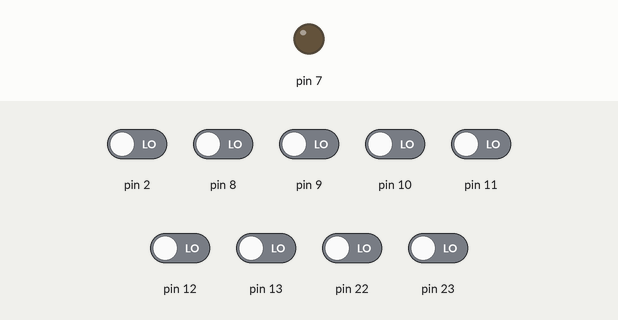
Recording of a sketch running on a simulated Arduino Uno, built with avr-gcc and run on an emulated ATmega328P. On the bench: output pins drawn as LEDs (lit = HIGH). The inputs (shaded band) are chosen by the test bench; at power-on: pin 2, pin 8–13, pin 22, pin 23 LOW.

Above: at 1.2 s.
1.3 s: pin 2 driven HIGH
At 2.5 s:
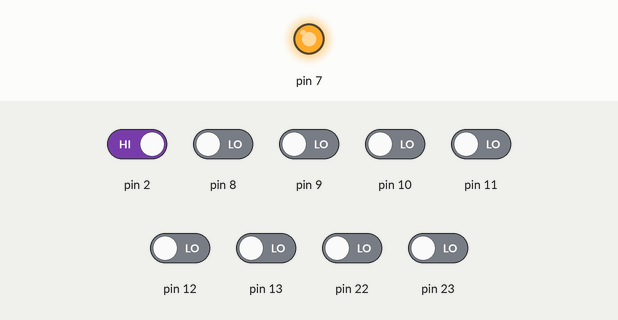
2.8 s: pin 2 driven LOW
At 3.7 s:
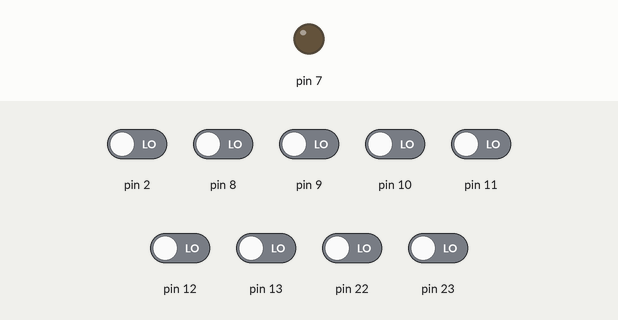
Timing chart, 0 to 5.8 s (numbered marks = the images above; inputs shaded):
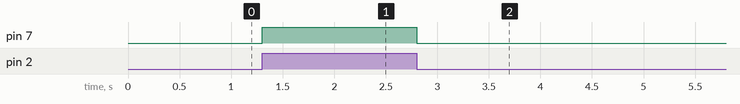

Measured:
- after the input at 1.3 s, pin 7: LOW → HIGH at once
- after the input at 2.8 s, pin 7: HIGH → LOW at once

The sketch:

changement_5transistions_interruption_cpvar_portb.ino
```cpp
volatile int cp,divis=5;
volatile int tput=0;
void setup() {
  // put your setup code here, to run once:
pinMode(2,INPUT);
pinMode(7,OUTPUT);
DDRB = B00000000;

     bitSet(EIFR,INTF0);
     attachInterrupt(0,fonction_transition, CHANGE);

}
void loop(){ }
void fonction_transition() {
       cp++;
       if(cp>=PINB) {tput=1-tput;digitalWrite(7,tput);
   cp=0;    }

}
```
